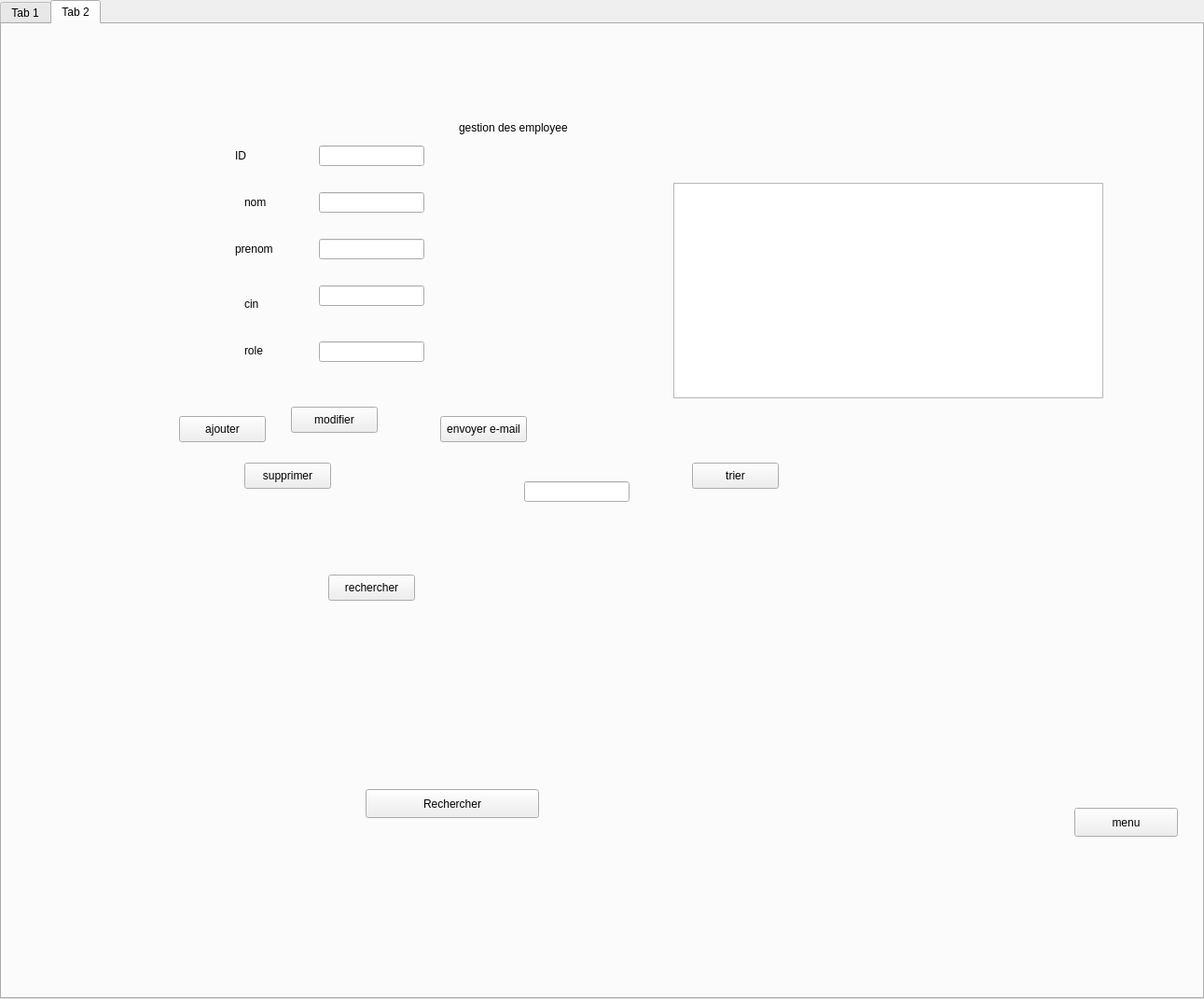
<?xml version="1.0" encoding="UTF-8"?>
<ui version="4.0">
 <class>melek</class>
 <widget class="QDialog" name="melek">
  <property name="geometry">
   <rect>
    <x>0</x>
    <y>0</y>
    <width>1291</width>
    <height>1071</height>
   </rect>
  </property>
  <property name="windowTitle">
   <string>Dialog</string>
  </property>
  <widget class="QTabWidget" name="tabWidget">
   <property name="geometry">
    <rect>
     <x>0</x>
     <y>0</y>
     <width>1291</width>
     <height>1071</height>
    </rect>
   </property>
   <property name="currentIndex">
    <number>1</number>
   </property>
   <widget class="QWidget" name="tab">
    <attribute name="title">
     <string>Tab 1</string>
    </attribute>
    <widget class="QLabel" name="label_13">
     <property name="geometry">
      <rect>
       <x>-10</x>
       <y>0</y>
       <width>1681</width>
       <height>1541</height>
      </rect>
     </property>
     <property name="text">
      <string/>
     </property>
    </widget>
    <widget class="QStackedWidget" name="melek_2">
     <property name="geometry">
      <rect>
       <x>0</x>
       <y>0</y>
       <width>1291</width>
       <height>1071</height>
      </rect>
     </property>
     <property name="currentIndex">
      <number>1</number>
     </property>
     <widget class="QWidget" name="page">
      <widget class="QPushButton" name="pushButton">
       <property name="geometry">
        <rect>
         <x>460</x>
         <y>100</y>
         <width>311</width>
         <height>111</height>
        </rect>
       </property>
       <property name="text">
        <string>gestion des courrier</string>
       </property>
      </widget>
      <widget class="QLabel" name="label">
       <property name="geometry">
        <rect>
         <x>290</x>
         <y>50</y>
         <width>91</width>
         <height>16</height>
        </rect>
       </property>
       <property name="text">
        <string>menu </string>
       </property>
      </widget>
      <widget class="QPushButton" name="pushButton_2">
       <property name="geometry">
        <rect>
         <x>460</x>
         <y>220</y>
         <width>311</width>
         <height>101</height>
        </rect>
       </property>
       <property name="text">
        <string>gestion des collis</string>
       </property>
      </widget>
     </widget>
     <widget class="QWidget" name="page_2">
      <widget class="QPushButton" name="pushButton_3">
       <property name="geometry">
        <rect>
         <x>1120</x>
         <y>870</y>
         <width>111</width>
         <height>31</height>
        </rect>
       </property>
       <property name="text">
        <string>go to menu</string>
       </property>
      </widget>
      <widget class="QLabel" name="label_2">
       <property name="geometry">
        <rect>
         <x>350</x>
         <y>30</y>
         <width>271</width>
         <height>21</height>
        </rect>
       </property>
       <property name="text">
        <string>gestion des reclamation</string>
       </property>
      </widget>
      <widget class="QLabel" name="label_4">
       <property name="geometry">
        <rect>
         <x>70</x>
         <y>150</y>
         <width>161</width>
         <height>21</height>
        </rect>
       </property>
       <property name="text">
        <string>CIN</string>
       </property>
      </widget>
      <widget class="QLabel" name="label_17">
       <property name="geometry">
        <rect>
         <x>70</x>
         <y>110</y>
         <width>151</width>
         <height>20</height>
        </rect>
       </property>
       <property name="text">
        <string>type</string>
       </property>
      </widget>
      <widget class="QLineEdit" name="lineEdit_type">
       <property name="geometry">
        <rect>
         <x>230</x>
         <y>110</y>
         <width>113</width>
         <height>22</height>
        </rect>
       </property>
      </widget>
      <widget class="QLineEdit" name="lineEdit_cin">
       <property name="geometry">
        <rect>
         <x>230</x>
         <y>150</y>
         <width>113</width>
         <height>22</height>
        </rect>
       </property>
      </widget>
      <widget class="QPushButton" name="ajoute_congee">
       <property name="geometry">
        <rect>
         <x>220</x>
         <y>280</y>
         <width>93</width>
         <height>28</height>
        </rect>
       </property>
       <property name="text">
        <string>ajouter</string>
       </property>
      </widget>
      <widget class="QPushButton" name="modifier_congee">
       <property name="geometry">
        <rect>
         <x>390</x>
         <y>230</y>
         <width>93</width>
         <height>28</height>
        </rect>
       </property>
       <property name="text">
        <string>modifier</string>
       </property>
      </widget>
      <widget class="QTableView" name="tabcongee">
       <property name="geometry">
        <rect>
         <x>0</x>
         <y>330</y>
         <width>411</width>
         <height>201</height>
        </rect>
       </property>
      </widget>
      <widget class="QPushButton" name="supp_congee">
       <property name="geometry">
        <rect>
         <x>760</x>
         <y>360</y>
         <width>93</width>
         <height>28</height>
        </rect>
       </property>
       <property name="text">
        <string>Supprimer</string>
       </property>
      </widget>
      <widget class="QLabel" name="label_26">
       <property name="geometry">
        <rect>
         <x>100</x>
         <y>70</y>
         <width>131</width>
         <height>16</height>
        </rect>
       </property>
       <property name="text">
        <string>id</string>
       </property>
      </widget>
      <widget class="QPushButton" name="recherche_congee">
       <property name="geometry">
        <rect>
         <x>910</x>
         <y>130</y>
         <width>186</width>
         <height>31</height>
        </rect>
       </property>
       <property name="styleSheet">
        <string notr="true">QPushButton#pb_ajouter_10 {
    background-color: grey;
    border-style: outset;
    border-width: 2px;
    border-radius: 10px;
    border-color: beige;
    font: bold 14px;
    min-width: 10em;
    padding: 6px;
}
</string>
       </property>
       <property name="text">
        <string>Rechercher</string>
       </property>
      </widget>
      <widget class="QLineEdit" name="lineEdit_id_congee">
       <property name="geometry">
        <rect>
         <x>230</x>
         <y>70</y>
         <width>113</width>
         <height>22</height>
        </rect>
       </property>
       <property name="text">
        <string/>
       </property>
      </widget>
      <widget class="QPushButton" name="trier_congee">
       <property name="geometry">
        <rect>
         <x>600</x>
         <y>230</y>
         <width>93</width>
         <height>28</height>
        </rect>
       </property>
       <property name="text">
        <string>trier</string>
       </property>
      </widget>
      <widget class="QLineEdit" name="lineEdit_id_supp">
       <property name="geometry">
        <rect>
         <x>610</x>
         <y>370</y>
         <width>113</width>
         <height>22</height>
        </rect>
       </property>
      </widget>
      <widget class="QLineEdit" name="lineEdit_id_rech">
       <property name="geometry">
        <rect>
         <x>740</x>
         <y>130</y>
         <width>113</width>
         <height>22</height>
        </rect>
       </property>
      </widget>
      <widget class="QLabel" name="label_27">
       <property name="geometry">
        <rect>
         <x>0</x>
         <y>-100</y>
         <width>1361</width>
         <height>1101</height>
        </rect>
       </property>
       <property name="text">
        <string/>
       </property>
      </widget>
      <widget class="QPushButton" name="pushButton_6">
       <property name="geometry">
        <rect>
         <x>960</x>
         <y>270</y>
         <width>93</width>
         <height>28</height>
        </rect>
       </property>
       <property name="text">
        <string>pdf</string>
       </property>
      </widget>
      <zorder>label_27</zorder>
      <zorder>pushButton_3</zorder>
      <zorder>label_2</zorder>
      <zorder>label_4</zorder>
      <zorder>label_17</zorder>
      <zorder>lineEdit_type</zorder>
      <zorder>lineEdit_cin</zorder>
      <zorder>ajoute_congee</zorder>
      <zorder>modifier_congee</zorder>
      <zorder>tabcongee</zorder>
      <zorder>supp_congee</zorder>
      <zorder>label_26</zorder>
      <zorder>recherche_congee</zorder>
      <zorder>lineEdit_id_congee</zorder>
      <zorder>trier_congee</zorder>
      <zorder>lineEdit_id_supp</zorder>
      <zorder>lineEdit_id_rech</zorder>
      <zorder>pushButton_6</zorder>
     </widget>
     <widget class="QWidget" name="page_3">
      <widget class="QLabel" name="label_16">
       <property name="geometry">
        <rect>
         <x>550</x>
         <y>50</y>
         <width>141</width>
         <height>21</height>
        </rect>
       </property>
       <property name="text">
        <string>gestion des employess</string>
       </property>
      </widget>
      <widget class="QLabel" name="label_18">
       <property name="geometry">
        <rect>
         <x>260</x>
         <y>180</y>
         <width>61</width>
         <height>21</height>
        </rect>
       </property>
       <property name="text">
        <string>nom</string>
       </property>
      </widget>
      <widget class="QLabel" name="label_19">
       <property name="geometry">
        <rect>
         <x>250</x>
         <y>230</y>
         <width>81</width>
         <height>21</height>
        </rect>
       </property>
       <property name="text">
        <string>prenom</string>
       </property>
      </widget>
      <widget class="QLabel" name="label_22">
       <property name="geometry">
        <rect>
         <x>260</x>
         <y>290</y>
         <width>61</width>
         <height>20</height>
        </rect>
       </property>
       <property name="text">
        <string>cin</string>
       </property>
      </widget>
      <widget class="QLabel" name="label_23">
       <property name="geometry">
        <rect>
         <x>260</x>
         <y>340</y>
         <width>81</width>
         <height>20</height>
        </rect>
       </property>
       <property name="text">
        <string>role</string>
       </property>
      </widget>
      <widget class="QLineEdit" name="lineEdit_nomExpediteur">
       <property name="geometry">
        <rect>
         <x>340</x>
         <y>180</y>
         <width>113</width>
         <height>22</height>
        </rect>
       </property>
      </widget>
      <widget class="QLineEdit" name="lineEdit_nom_prenom_Destinatire">
       <property name="geometry">
        <rect>
         <x>340</x>
         <y>230</y>
         <width>113</width>
         <height>22</height>
        </rect>
       </property>
      </widget>
      <widget class="QLineEdit" name="lineEdit_objet">
       <property name="geometry">
        <rect>
         <x>340</x>
         <y>340</y>
         <width>113</width>
         <height>22</height>
        </rect>
       </property>
      </widget>
      <widget class="QLineEdit" name="lineEdit_adresseDestinatire">
       <property name="geometry">
        <rect>
         <x>340</x>
         <y>280</y>
         <width>113</width>
         <height>22</height>
        </rect>
       </property>
      </widget>
      <widget class="QPushButton" name="AjoutEmployer">
       <property name="geometry">
        <rect>
         <x>190</x>
         <y>420</y>
         <width>93</width>
         <height>28</height>
        </rect>
       </property>
       <property name="text">
        <string>ajouter</string>
       </property>
      </widget>
      <widget class="QPushButton" name="ajouter_6">
       <property name="geometry">
        <rect>
         <x>310</x>
         <y>410</y>
         <width>93</width>
         <height>28</height>
        </rect>
       </property>
       <property name="text">
        <string>modifier</string>
       </property>
      </widget>
      <widget class="QTableView" name="tabcoli_1">
       <property name="geometry">
        <rect>
         <x>720</x>
         <y>170</y>
         <width>461</width>
         <height>231</height>
        </rect>
       </property>
      </widget>
      <widget class="QPushButton" name="ajouter_7">
       <property name="geometry">
        <rect>
         <x>260</x>
         <y>470</y>
         <width>93</width>
         <height>28</height>
        </rect>
       </property>
       <property name="text">
        <string>supprimer</string>
       </property>
      </widget>
      <widget class="QLineEdit" name="lineEdit_ID_3">
       <property name="geometry">
        <rect>
         <x>260</x>
         <y>510</y>
         <width>113</width>
         <height>22</height>
        </rect>
       </property>
      </widget>
      <widget class="QLineEdit" name="lineEdit_ID">
       <property name="geometry">
        <rect>
         <x>340</x>
         <y>130</y>
         <width>113</width>
         <height>22</height>
        </rect>
       </property>
      </widget>
      <widget class="QLabel" name="label_42">
       <property name="geometry">
        <rect>
         <x>250</x>
         <y>130</y>
         <width>91</width>
         <height>21</height>
        </rect>
       </property>
       <property name="text">
        <string>ID</string>
       </property>
      </widget>
      <widget class="QPushButton" name="pushButton_5">
       <property name="geometry">
        <rect>
         <x>470</x>
         <y>420</y>
         <width>93</width>
         <height>28</height>
        </rect>
       </property>
       <property name="text">
        <string>pdf</string>
       </property>
      </widget>
      <widget class="QPushButton" name="pushButton_13">
       <property name="geometry">
        <rect>
         <x>450</x>
         <y>470</y>
         <width>93</width>
         <height>28</height>
        </rect>
       </property>
       <property name="text">
        <string>rechercher</string>
       </property>
      </widget>
      <widget class="QPushButton" name="pushButton_14">
       <property name="geometry">
        <rect>
         <x>740</x>
         <y>470</y>
         <width>93</width>
         <height>28</height>
        </rect>
       </property>
       <property name="text">
        <string>trier</string>
       </property>
      </widget>
      <widget class="QLineEdit" name="lineEdit_rech">
       <property name="geometry">
        <rect>
         <x>450</x>
         <y>510</y>
         <width>113</width>
         <height>22</height>
        </rect>
       </property>
      </widget>
     </widget>
    </widget>
   </widget>
   <widget class="QWidget" name="tab_2">
    <attribute name="title">
     <string>Tab 2</string>
    </attribute>
    <widget class="QStackedWidget" name="melek_3">
     <property name="geometry">
      <rect>
       <x>0</x>
       <y>0</y>
       <width>1291</width>
       <height>1071</height>
      </rect>
     </property>
     <property name="currentIndex">
      <number>2</number>
     </property>
     <widget class="QWidget" name="page_4">
      <widget class="QPushButton" name="pushButton_7">
       <property name="geometry">
        <rect>
         <x>460</x>
         <y>100</y>
         <width>311</width>
         <height>111</height>
        </rect>
       </property>
       <property name="text">
        <string>gestion des courrier</string>
       </property>
      </widget>
      <widget class="QLabel" name="label_3">
       <property name="geometry">
        <rect>
         <x>290</x>
         <y>50</y>
         <width>91</width>
         <height>16</height>
        </rect>
       </property>
       <property name="text">
        <string>menu </string>
       </property>
      </widget>
      <widget class="QPushButton" name="pushButton_8">
       <property name="geometry">
        <rect>
         <x>460</x>
         <y>220</y>
         <width>311</width>
         <height>101</height>
        </rect>
       </property>
       <property name="text">
        <string>gestion des collis</string>
       </property>
      </widget>
     </widget>
     <widget class="QWidget" name="page_5">
      <widget class="QLabel" name="label_5">
       <property name="geometry">
        <rect>
         <x>350</x>
         <y>30</y>
         <width>251</width>
         <height>31</height>
        </rect>
       </property>
       <property name="text">
        <string>gestion des reclamations </string>
       </property>
      </widget>
      <widget class="QLabel" name="label_6">
       <property name="geometry">
        <rect>
         <x>70</x>
         <y>150</y>
         <width>161</width>
         <height>21</height>
        </rect>
       </property>
       <property name="text">
        <string>CIN</string>
       </property>
      </widget>
      <widget class="QLabel" name="label_20">
       <property name="geometry">
        <rect>
         <x>70</x>
         <y>110</y>
         <width>151</width>
         <height>20</height>
        </rect>
       </property>
       <property name="text">
        <string>type</string>
       </property>
      </widget>
      <widget class="QLineEdit" name="lineEdit_type_2">
       <property name="geometry">
        <rect>
         <x>230</x>
         <y>110</y>
         <width>113</width>
         <height>22</height>
        </rect>
       </property>
      </widget>
      <widget class="QLineEdit" name="lineEdit_cin_2">
       <property name="geometry">
        <rect>
         <x>230</x>
         <y>150</y>
         <width>113</width>
         <height>22</height>
        </rect>
       </property>
      </widget>
      <widget class="QPushButton" name="ajoute_congee_2">
       <property name="geometry">
        <rect>
         <x>220</x>
         <y>280</y>
         <width>93</width>
         <height>28</height>
        </rect>
       </property>
       <property name="text">
        <string>ajouter</string>
       </property>
      </widget>
      <widget class="QPushButton" name="modifier_congee_2">
       <property name="geometry">
        <rect>
         <x>390</x>
         <y>230</y>
         <width>93</width>
         <height>28</height>
        </rect>
       </property>
       <property name="text">
        <string>modifier</string>
       </property>
      </widget>
      <widget class="QTableView" name="tabcongee_2">
       <property name="geometry">
        <rect>
         <x>0</x>
         <y>330</y>
         <width>411</width>
         <height>201</height>
        </rect>
       </property>
      </widget>
      <widget class="QPushButton" name="supp_congee_2">
       <property name="geometry">
        <rect>
         <x>760</x>
         <y>360</y>
         <width>93</width>
         <height>28</height>
        </rect>
       </property>
       <property name="text">
        <string>Supprimer</string>
       </property>
      </widget>
      <widget class="QLabel" name="label_28">
       <property name="geometry">
        <rect>
         <x>100</x>
         <y>70</y>
         <width>131</width>
         <height>16</height>
        </rect>
       </property>
       <property name="text">
        <string>id</string>
       </property>
      </widget>
      <widget class="QPushButton" name="recherche_congee_2">
       <property name="geometry">
        <rect>
         <x>910</x>
         <y>130</y>
         <width>186</width>
         <height>31</height>
        </rect>
       </property>
       <property name="styleSheet">
        <string notr="true">QPushButton#pb_ajouter_10 {
    background-color: grey;
    border-style: outset;
    border-width: 2px;
    border-radius: 10px;
    border-color: beige;
    font: bold 14px;
    min-width: 10em;
    padding: 6px;
}
</string>
       </property>
       <property name="text">
        <string>Rechercher</string>
       </property>
      </widget>
      <widget class="QLineEdit" name="lineEdit_id_congee_2">
       <property name="geometry">
        <rect>
         <x>230</x>
         <y>60</y>
         <width>113</width>
         <height>22</height>
        </rect>
       </property>
       <property name="text">
        <string/>
       </property>
      </widget>
      <widget class="QPushButton" name="trier_congee_2">
       <property name="geometry">
        <rect>
         <x>600</x>
         <y>230</y>
         <width>93</width>
         <height>28</height>
        </rect>
       </property>
       <property name="text">
        <string>trier</string>
       </property>
      </widget>
      <widget class="QLineEdit" name="lineEdit_id_supp_2">
       <property name="geometry">
        <rect>
         <x>610</x>
         <y>370</y>
         <width>113</width>
         <height>22</height>
        </rect>
       </property>
      </widget>
      <widget class="QLineEdit" name="lineEdit_id_rech_2">
       <property name="geometry">
        <rect>
         <x>740</x>
         <y>130</y>
         <width>113</width>
         <height>22</height>
        </rect>
       </property>
      </widget>
      <widget class="QLabel" name="label_29">
       <property name="geometry">
        <rect>
         <x>0</x>
         <y>-100</y>
         <width>1361</width>
         <height>1101</height>
        </rect>
       </property>
       <property name="text">
        <string/>
       </property>
      </widget>
      <widget class="QPushButton" name="pushButton_10">
       <property name="geometry">
        <rect>
         <x>960</x>
         <y>270</y>
         <width>93</width>
         <height>28</height>
        </rect>
       </property>
       <property name="text">
        <string>pdf</string>
       </property>
      </widget>
      <zorder>label_29</zorder>
      <zorder>label_5</zorder>
      <zorder>label_6</zorder>
      <zorder>label_20</zorder>
      <zorder>lineEdit_type_2</zorder>
      <zorder>lineEdit_cin_2</zorder>
      <zorder>ajoute_congee_2</zorder>
      <zorder>modifier_congee_2</zorder>
      <zorder>tabcongee_2</zorder>
      <zorder>supp_congee_2</zorder>
      <zorder>label_28</zorder>
      <zorder>recherche_congee_2</zorder>
      <zorder>lineEdit_id_congee_2</zorder>
      <zorder>trier_congee_2</zorder>
      <zorder>lineEdit_id_supp_2</zorder>
      <zorder>lineEdit_id_rech_2</zorder>
      <zorder>pushButton_10</zorder>
     </widget>
     <widget class="QWidget" name="page_6">
      <widget class="QLabel" name="label_21">
       <property name="geometry">
        <rect>
         <x>490</x>
         <y>100</y>
         <width>141</width>
         <height>21</height>
        </rect>
       </property>
       <property name="text">
        <string>gestion des employee</string>
       </property>
      </widget>
      <widget class="QLabel" name="label_24">
       <property name="geometry">
        <rect>
         <x>260</x>
         <y>180</y>
         <width>61</width>
         <height>21</height>
        </rect>
       </property>
       <property name="text">
        <string>nom</string>
       </property>
      </widget>
      <widget class="QLabel" name="label_25">
       <property name="geometry">
        <rect>
         <x>250</x>
         <y>230</y>
         <width>81</width>
         <height>21</height>
        </rect>
       </property>
       <property name="text">
        <string>prenom</string>
       </property>
      </widget>
      <widget class="QLabel" name="label_30">
       <property name="geometry">
        <rect>
         <x>260</x>
         <y>290</y>
         <width>61</width>
         <height>20</height>
        </rect>
       </property>
       <property name="text">
        <string>cin</string>
       </property>
      </widget>
      <widget class="QLabel" name="label_31">
       <property name="geometry">
        <rect>
         <x>260</x>
         <y>340</y>
         <width>81</width>
         <height>20</height>
        </rect>
       </property>
       <property name="text">
        <string>role</string>
       </property>
      </widget>
      <widget class="QLineEdit" name="lineEdit_nomExpediteur_2">
       <property name="geometry">
        <rect>
         <x>340</x>
         <y>180</y>
         <width>113</width>
         <height>22</height>
        </rect>
       </property>
      </widget>
      <widget class="QLineEdit" name="lineEdit_nom_prenom_Destinatire_2">
       <property name="geometry">
        <rect>
         <x>340</x>
         <y>230</y>
         <width>113</width>
         <height>22</height>
        </rect>
       </property>
      </widget>
      <widget class="QLineEdit" name="lineEdit_objet_2">
       <property name="geometry">
        <rect>
         <x>340</x>
         <y>340</y>
         <width>113</width>
         <height>22</height>
        </rect>
       </property>
      </widget>
      <widget class="QLineEdit" name="lineEdit_adresseDestinatire_2">
       <property name="geometry">
        <rect>
         <x>340</x>
         <y>280</y>
         <width>113</width>
         <height>22</height>
        </rect>
       </property>
      </widget>
      <widget class="QPushButton" name="pushButton_11">
       <property name="geometry">
        <rect>
         <x>1150</x>
         <y>840</y>
         <width>111</width>
         <height>31</height>
        </rect>
       </property>
       <property name="text">
        <string>menu</string>
       </property>
      </widget>
      <widget class="QPushButton" name="AjoutEmployer_2">
       <property name="geometry">
        <rect>
         <x>190</x>
         <y>420</y>
         <width>93</width>
         <height>28</height>
        </rect>
       </property>
       <property name="text">
        <string>ajouter</string>
       </property>
      </widget>
      <widget class="QPushButton" name="ajouter_8">
       <property name="geometry">
        <rect>
         <x>310</x>
         <y>410</y>
         <width>93</width>
         <height>28</height>
        </rect>
       </property>
       <property name="text">
        <string>modifier</string>
       </property>
      </widget>
      <widget class="QTableView" name="tabcoli_2">
       <property name="geometry">
        <rect>
         <x>720</x>
         <y>170</y>
         <width>461</width>
         <height>231</height>
        </rect>
       </property>
      </widget>
      <widget class="QPushButton" name="ajouter_9">
       <property name="geometry">
        <rect>
         <x>260</x>
         <y>470</y>
         <width>93</width>
         <height>28</height>
        </rect>
       </property>
       <property name="text">
        <string>supprimer</string>
       </property>
      </widget>
      <widget class="QLineEdit" name="lineEdit_ID_4">
       <property name="geometry">
        <rect>
         <x>560</x>
         <y>490</y>
         <width>113</width>
         <height>22</height>
        </rect>
       </property>
      </widget>
      <widget class="QLineEdit" name="lineEdit_ID_2">
       <property name="geometry">
        <rect>
         <x>340</x>
         <y>130</y>
         <width>113</width>
         <height>22</height>
        </rect>
       </property>
      </widget>
      <widget class="QLabel" name="label_43">
       <property name="geometry">
        <rect>
         <x>250</x>
         <y>130</y>
         <width>91</width>
         <height>21</height>
        </rect>
       </property>
       <property name="text">
        <string>ID</string>
       </property>
      </widget>
      <widget class="QPushButton" name="pb_ajouter_12">
       <property name="geometry">
        <rect>
         <x>390</x>
         <y>820</y>
         <width>186</width>
         <height>31</height>
        </rect>
       </property>
       <property name="styleSheet">
        <string notr="true">QPushButton#pb_ajouter_10 {
    background-color: grey;
    border-style: outset;
    border-width: 2px;
    border-radius: 10px;
    border-color: beige;
    font: bold 14px;
    min-width: 10em;
    padding: 6px;
}
</string>
       </property>
       <property name="text">
        <string>Rechercher</string>
       </property>
      </widget>
      <widget class="QPushButton" name="pushButton_12">
       <property name="geometry">
        <rect>
         <x>470</x>
         <y>420</y>
         <width>93</width>
         <height>28</height>
        </rect>
       </property>
       <property name="text">
        <string>envoyer e-mail</string>
       </property>
      </widget>
      <widget class="QLabel" name="label_14">
       <property name="geometry">
        <rect>
         <x>10</x>
         <y>-140</y>
         <width>1681</width>
         <height>1541</height>
        </rect>
       </property>
       <property name="text">
        <string/>
       </property>
      </widget>
      <widget class="QPushButton" name="pushButton_15">
       <property name="geometry">
        <rect>
         <x>350</x>
         <y>590</y>
         <width>93</width>
         <height>28</height>
        </rect>
       </property>
       <property name="text">
        <string>rechercher</string>
       </property>
      </widget>
      <widget class="QPushButton" name="pushButton_16">
       <property name="geometry">
        <rect>
         <x>740</x>
         <y>470</y>
         <width>93</width>
         <height>28</height>
        </rect>
       </property>
       <property name="text">
        <string>trier</string>
       </property>
      </widget>
     </widget>
    </widget>
   </widget>
  </widget>
 </widget>
 <resources/>
 <connections/>
</ui>
